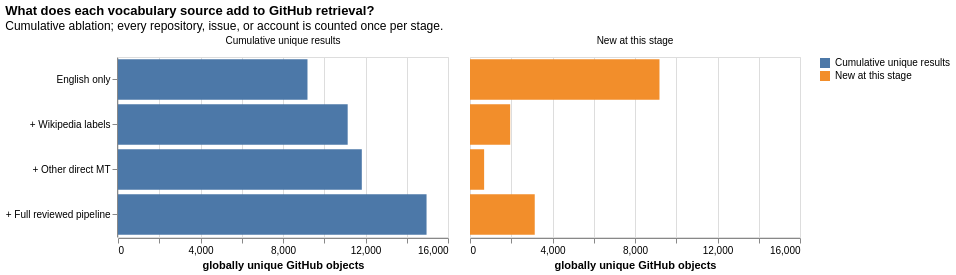

Notebook code for this chart:
### Markdown cell above
## 8.5 — Could a Simpler Vocabulary Have Found These Results?

The full pipeline is not the only way to assemble multilingual Digital Humanities terminology. Wikipedia labels and conventional translation services offer much cheaper baselines. I therefore treat vocabulary construction as a cumulative ablation: English alone, English plus Wikipedia, all direct sources, and finally the full reviewed pipeline. At each stage I count globally unique GitHub objects rather than summing per-term totals, so an object retrieved by several terms is counted once.

This comparison measures what each source layer made retrievable in this experiment. It does not establish who coined a term. A query classified as **prompt-service only** is an exact string absent from this repository's Wikipedia and direct-service outputs. It may be only an accent or spelling variant of a direct-source term, may be well established in journals or associations, or may be erroneous. I therefore calculate its marginal results beyond the complete direct-source result set and flag accent-insensitive matches separately. A future scholarly-vocabulary baseline is still necessary before I describe any term as genuinely new.

### Code cell
translation_root = Path(DATA_DIR) / "translated_terms" / TERM_SLUG

def normalized_values(path, column):
    if not path.exists():
        return set()
    source_df = pd.read_csv(path, dtype=str, keep_default_na=False, usecols=lambda c: c == column)
    if column not in source_df.columns:
        return set()
    return set(source_df[column].str.strip().str.lower()) - {"", "nan", "none"}

direct_specs = {
    "Wikipedia": ("wikipedia_translations.csv", "wikipedia_translated_term"),
    "Google Translate": ("gt_translations.csv", "gt_translated_term"),
    "EasyNMT": ("enmt_translations.csv", "enmt_translated_term"),
    "Lingvanex": ("lingvanex_translations.csv", "lingvanex_translated_term"),
}
source_term_sets = {
    source: normalized_values(translation_root / "direct_services" / filename, column)
    for source, (filename, column) in direct_specs.items()
}

llm_terms = set()
for path in (translation_root / "prompt_services").glob("*_translations.csv"):
    service = path.name.split("_", 1)[0]
    llm_terms |= normalized_values(path, f"{service}_translated_term")

# Prefix IDs by endpoint so an issue and repository with the same numeric ID remain distinct.
result_links = pd.concat([
    pd.DataFrame({"term_key": repos_raw["search_term"].str.strip().str.lower(),
                  "object_key": "repository:" + repos_raw["id"].astype(str)}),
    pd.DataFrame({"term_key": issues_raw["search_term"].str.strip().str.lower(),
                  "object_key": "issue:" + issues_raw["id"].astype(str)}),
    pd.DataFrame({"term_key": users_raw["search_term"].str.strip().str.lower(),
                  "object_key": "account:" + users_raw["id"].astype(str)}),
], ignore_index=True).drop_duplicates()
productive_terms = set(result_links["term_key"])

english_terms = {TERM.lower()}
wikipedia_terms = source_term_sets["Wikipedia"] & productive_terms
all_direct_terms = set().union(*source_term_sets.values()) & productive_terms
prompt_service_terms = llm_terms & productive_terms
full_terms = productive_terms
stage_terms = [
    ("English only", english_terms & productive_terms),
    ("+ Wikipedia labels", (english_terms | wikipedia_terms) & productive_terms),
    ("+ Other direct MT", (english_terms | all_direct_terms) & productive_terms),
    ("+ Full reviewed pipeline", full_terms),
]

ablation_rows = []
previous_objects = set()
previous_terms = set()
for stage, terms in stage_terms:
    objects = set(result_links.loc[result_links["term_key"].isin(terms), "object_key"])
    ablation_rows.append({
        "stage": stage,
        "productive_terms": len(terms),
        "terms_added": len(terms - previous_terms),
        "unique_results": len(objects),
        "new_results_at_stage": len(objects - previous_objects),
        "pct_of_full_results": len(objects) / len(set(result_links["object_key"])) if len(result_links) else 0,
    })
    previous_objects, previous_terms = objects, terms
ablation_df = pd.DataFrame(ablation_rows)
display(ablation_df.style.format({"pct_of_full_results": "{:.1%}"}))

ablation_long = ablation_df.melt(
    id_vars=["stage"], value_vars=["unique_results", "new_results_at_stage"],
    var_name="measure", value_name="results")
ablation_long["measure"] = ablation_long["measure"].map({
    "unique_results": "Cumulative unique results",
    "new_results_at_stage": "New at this stage",
})
stage_order = [stage for stage, _ in stage_terms]
ablation_chart = alt.Chart(ablation_long).mark_bar().encode(
    y=alt.Y("stage:N", sort=stage_order, title=None),
    x=alt.X("results:Q", title="globally unique GitHub objects"),
    color=alt.Color("measure:N", title=None, scale=alt.Scale(
        domain=["Cumulative unique results", "New at this stage"],
        range=["#4C78A8", "#F28E2B"])),
    column=alt.Column("measure:N", title=None, sort=["Cumulative unique results", "New at this stage"]),
).properties(width=330, height=180, title={"text": "What does each vocabulary source add to GitHub retrieval?",
    "subtitle": "Cumulative ablation; every repository, issue, or account is counted once per stage."})
display(ablation_chart)
save_chart(ablation_chart, str(FIGURE_DIR / "search_vocabulary_source_ablation.png"), scale_factor=2)

direct_baseline_terms = (english_terms | all_direct_terms) & productive_terms
direct_baseline_objects = set(result_links.loc[result_links["term_key"].isin(direct_baseline_terms), "object_key"])

def accent_insensitive_key(value):
    decomposed = unicodedata.normalize("NFKD", str(value))
    return "".join(char for char in decomposed if not unicodedata.combining(char)).lower().strip()

direct_accent_keys = {accent_insensitive_key(term) for term in all_direct_terms | english_terms}
provenance_rows = []
for term in sorted(productive_terms):
    if term in english_terms:
        first_source = "English query"
    elif term in wikipedia_terms:
        first_source = "Wikipedia"
    elif term in all_direct_terms:
        first_source = "Other direct MT"
    elif term in prompt_service_terms:
        first_source = "Prompt-service only"
    else:
        first_source = "Reviewed/corrected pipeline term"
    term_objects = set(result_links.loc[result_links["term_key"].eq(term), "object_key"])
    provenance_rows.append({"search_term": term, "first_available_source": first_source,
                            "unique_results": len(term_objects),
                            "new_beyond_direct_sources": len(term_objects - direct_baseline_objects),
                            "results_already_covered_by_direct": len(term_objects & direct_baseline_objects),
                            "accent_insensitive_direct_match": (term not in all_direct_terms and
                                accent_insensitive_key(term) in direct_accent_keys)})
productive_provenance = pd.DataFrame(provenance_rows)
print("Productive terms by earliest available source in this repository:")
display(productive_provenance.groupby("first_available_source").agg(
    productive_terms=("search_term", "size"),
    summed_term_result_counts=("unique_results", "sum"),
).reset_index())
print("Prompt-service-only exact forms adding the most beyond all direct-source retrieval:")
display(productive_provenance[productive_provenance["first_available_source"].eq("Prompt-service only")]
        .sort_values(["new_beyond_direct_sources", "unique_results"], ascending=False).head(20))
print("Prompt-service-only exact forms that are accent-insensitive matches to direct-source terms:")
display(productive_provenance[(productive_provenance["first_available_source"].eq("Prompt-service only")) &
                              (productive_provenance["accent_insensitive_direct_match"])]
        .sort_values("unique_results", ascending=False))

### Figure 1 — Vega specification as saved in the notebook (floating-point values rounded to 4 significant figures)
{"$schema": "https://vega.github.io/schema/vega/v6.json", "data": [{"name": "source_0", "values": [{"stage": "English only", "measure": "Cumulative unique results", "results": 9187, "column_measure_sort_index": 0.0, "y_stage_sort_index": 0.0}, {"stage": "+ Wikipedia labels", "measure": "Cumulative unique results", "results": 11136, "column_measure_sort_index": 0.0, "y_stage_sort_index": 1.0}, {"stage": "+ Other direct MT", "measure": "Cumulative unique results", "results": 11821, "column_measure_sort_index": 0.0, "y_stage_sort_index": 2.0}, {"stage": "+ Full reviewed pipeline", "measure": "Cumulative unique results", "results": 14960, "column_measure_sort_index": 0.0, "y_stage_sort_index": 3.0}, {"stage": "English only", "measure": "New at this stage", "results": 9187, "column_measure_sort_index": 1.0, "y_stage_sort_index": 0.0}, {"stage": "+ Wikipedia labels", "measure": "New at this stage", "results": 1949, "column_measure_sort_index": 1.0, "y_stage_sort_index": 1.0}, {"stage": "+ Other direct MT", "measure": "New at this stage", "results": 685, "column_measure_sort_index": 1.0, "y_stage_sort_index": 2.0}, {"stage": "+ Full reviewed pipeline", "measure": "New at this stage", "results": 3139, "column_measure_sort_index": 1.0, "y_stage_sort_index": 3.0}]}, {"name": "column_domain", "values": [{"measure": "Cumulative unique results", "column_measure_sort_index": 0.0}, {"measure": "New at this stage", "column_measure_sort_index": 1.0}]}, {"name": "data_2", "values": [{"results_end": 9187.0, "results_start": 0.0}, {"results_end": 11140.0, "results_start": 0.0}, {"results_end": 11820.0, "results_start": 0.0}, {"results_end": 14960.0, "results_start": 0.0}, {"results_end": 9187.0, "results_start": 0.0}, {"results_end": 1949.0, "results_start": 0.0}, {"results_end": 685.0, "results_start": 0.0}, {"results_end": 3139.0, "results_start": 0.0}]}, {"name": "source_0_y_domain_stage", "values": [{"sort_field": 0.0, "stage": "English only"}, {"sort_field": 1.0, "stage": "+ Wikipedia labels"}, {"sort_field": 2.0, "stage": "+ Other direct MT"}, {"sort_field": 3.0, "stage": "+ Full reviewed pipeline"}]}], "signals": [{"name": "child_width", "value": 330}, {"name": "child_height", "value": 180}], "marks": [{"type": "group", "name": "row_header", "encode": {"update": {"height": {"signal": "child_height"}}}, "axes": [{"scale": "y", "orient": "left", "grid": false, "zindex": 0}], "role": "row-header"}, {"type": "group", "name": "column_header", "from": {"data": "column_domain"}, "sort": {"field": "datum[\"column_measure_sort_index\"]", "order": "ascending"}, "encode": {"update": {"width": {"signal": "child_width"}}}, "title": {"text": {"signal": "isValid(parent[\"measure\"]) ? parent[\"measure\"] : \"\"+parent[\"measure\"]"}, "style": "guide-label", "offset": 10, "frame": "group"}, "role": "column-header"}, {"type": "group", "name": "column_footer", "from": {"data": "column_domain"}, "sort": {"field": "datum[\"column_measure_sort_index\"]", "order": "ascending"}, "encode": {"update": {"width": {"signal": "child_width"}}}, "axes": [{"scale": "x", "tickCount": {"signal": "ceil(child_width/40)"}, "grid": false, "zindex": 0, "orient": "bottom", "title": "globally unique GitHub objects", "labelFlush": true, "labelOverlap": true}], "role": "column-footer"}, {"type": "group", "name": "cell", "from": {"facet": {"data": "source_0", "name": "facet", "groupby": ["measure"], "aggregate": {"fields": ["column_measure_sort_index"], "ops": ["max"], "as": ["column_measure_sort_index"]}}}, "sort": {"field": ["datum[\"column_measure_sort_index\"]"], "order": ["ascending"]}, "encode": {"update": {"width": {"signal": "child_width"}, "height": {"signal": "child_height"}}}, "data": [{"name": "data_0", "source": "facet", "transform": [{"type": "stack", "field": "results", "groupby": ["stage"], "sort": {"field": ["measure"], "order": ["ascending"]}, "as": ["results_start", "results_end"], "offset": "zero"}, {"type": "filter", "expr": "isValid(datum[\"results\"]) && isFinite(+datum[\"results\"])"}, {"type": "project", "fields": ["measure", "results_end", "results_start", "stage"]}]}], "marks": [{"type": "rect", "name": "child_marks", "from": {"data": "data_0"}, "encode": {"update": {"x": {"field": "results_end", "scale": "x"}, "y": {"field": "stage", "scale": "y"}, "height": {"signal": "max(0.25, bandwidth('y'))"}, "fill": {"field": "measure", "scale": "color"}, "x2": {"field": "results_start", "scale": "x"}}}, "style": ["bar"]}], "axes": [{"scale": "x", "domain": false, "labels": false, "maxExtent": 0, "aria": false, "minExtent": 0, "tickCount": {"signal": "ceil(child_width/40)"}, "orient": "bottom", "zindex": 0, "gridScale": "y", "grid": true, "ticks": false}], "style": "cell"}], "scales": [{"name": "x", "type": "linear", "domain": {"data": "data_2", "fields": ["results_start", "results_end"]}, "range": [0, {"signal": "child_width"}], "nice": true, "zero": true}, {"name": "y", "type": "band", "domain": {"data": "source_0_y_domain_stage", "field": "stage", "sort": {"op": "max", "field": "sort_field"}}, "range": [0, {"signal": "child_height"}], "paddingInner": 0.1, "paddingOuter": 0.05}, {"name": "color", "type": "ordinal", "domain": ["Cumulative unique results", "New at this stage"], "range": ["#4C78A8", "#F28E2B"]}], "title": {"text": "What does each vocabulary source add to GitHub retrieval?", "subtitle": "Cumulative ablation; every repository, issue, or account is counted once per stage.", "anchor": "start"}, "background": "white", "legends": [{"fill": "color", "symbolType": "square"}], "layout": {"padding": 20, "columns": {"signal": "length(data('column_domain'))"}, "bounds": "full", "align": "all"}, "padding": 5}
